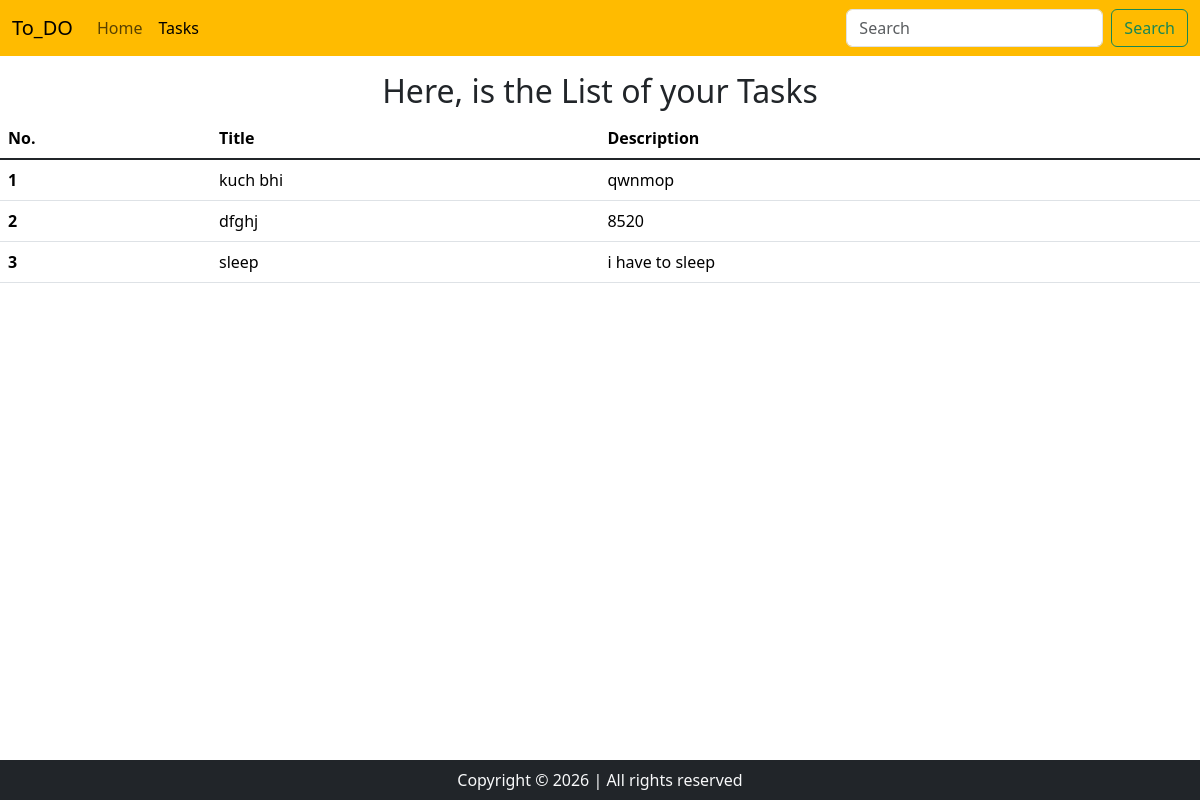
Page /task/ on the earlier database version.
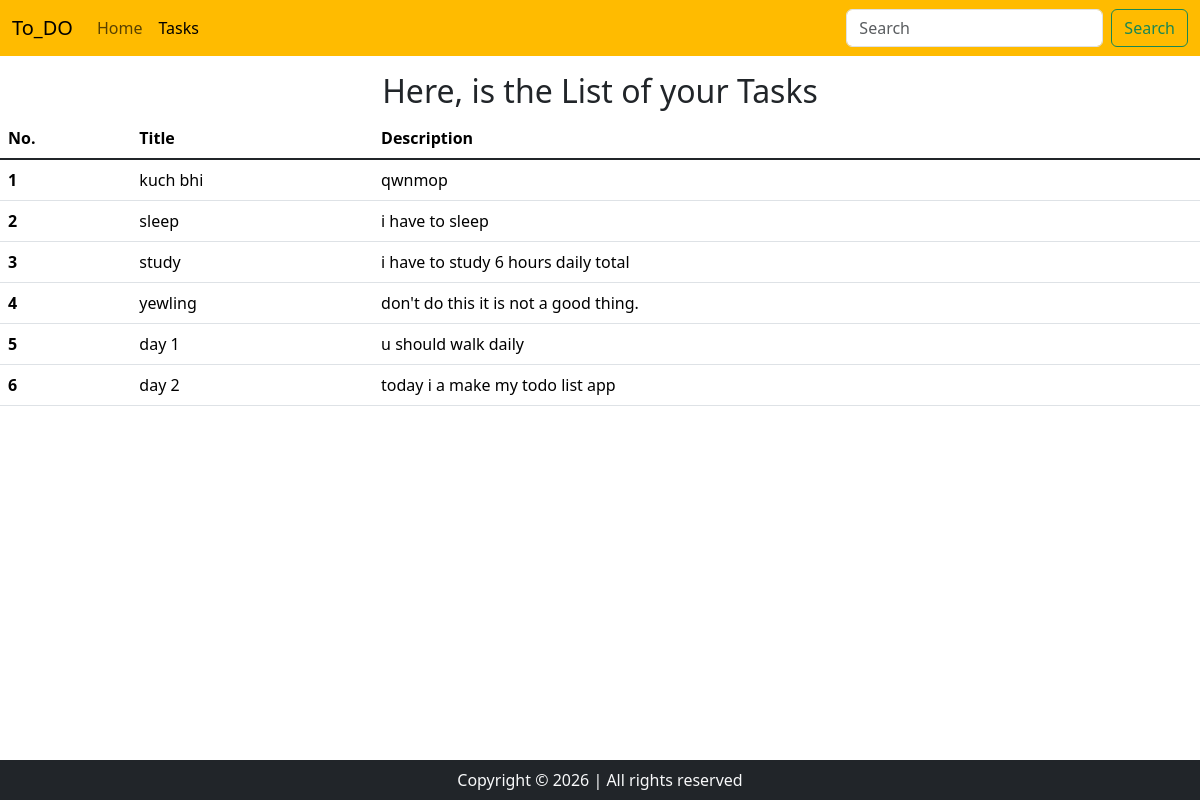
Same page on the later database version.
### home/models.py (models this page shows)
class Task(models.Model):
    title = models.CharField(max_length=100)
    desc = models.TextField()
    time= models.DateTimeField(auto_now_add=True)
    def __str__(self):
        return self.title

### home/views.py (the view)
# urls.py: path('task/',views.task, name='task'),
def task(request):
    alltasks = Task.objects.all()
    print(alltasks)
    context = {'tasks': alltasks}
    return render(request, 'task.html', context)

### templates/task.html (shortened to what this page needs)
<!doctype html>
<html lang="en">
  <head>
    <link href="https://cdn.jsdelivr.net/npm/bootstrap@5.3.8/dist/css/bootstrap.min.css" rel="stylesheet">
  </head>
  <body>
<nav class="navbar navbar-expand" style="background-color: #ffbb00;" data-bs-theme="light">
  <div class="container-fluid">
    <a class="navbar-brand" href="/">To_DO</a>
    <div class="collapse navbar-collapse" id="navbarSupportedContent">
      <ul class="navbar-nav me-auto mb-2 mb-lg-0">
        <li class="nav-item">
          <a class="nav-link" aria-current="page" href="/">Home</a>
        </li>
        <li class="nav-item">
          <a class="nav-link active" href="task/">Tasks</a>
        </li>
      </ul>
      <form class="d-flex" role="search">
        <input class="form-control me-2" type="search" placeholder="Search" aria-label="Search"/>
        <button class="btn btn-outline-success" type="submit">Search</button>
      </form>
    </div>
  </div>
</nav>
<div class="container mt-3">
    <h2 class="text-center">Here, is the List of your Tasks</h2>
</div>
<table class="table">
  <thead>
    <tr>
      <th scope="col">No.</th>
      <th scope="col">Title</th>
      <th scope="col">Description</th>
    </tr>
  </thead>
  <tbody class="table-group-divider">
    {% for task in tasks %}
    <tr>
      <th scope="row">{{ forloop.counter }}</th>
      <td>{{ task.title }}</td>
      <td>{{ task.desc }}</td>
    </tr>
    {% endfor %}
  </tbody>
</table>
<footer>
  <p class='text-center bg-dark text-light fixed-bottom my-0 py-2'>
    Copyright &copy; 2026 | All rights reserved
  </p>
</footer>
  </body>
</html>

Differences in the rows shown:
removed Task: title "dfghj", desc "8520"
added Task: title "study", desc "i have to study 6 hours daily total"
added Task: title "yewling", desc "don't do this it is not a good thing."
added Task: title "day 1", desc "u should walk daily"
added Task: title "day 2", desc "today i a make my todo list app"
